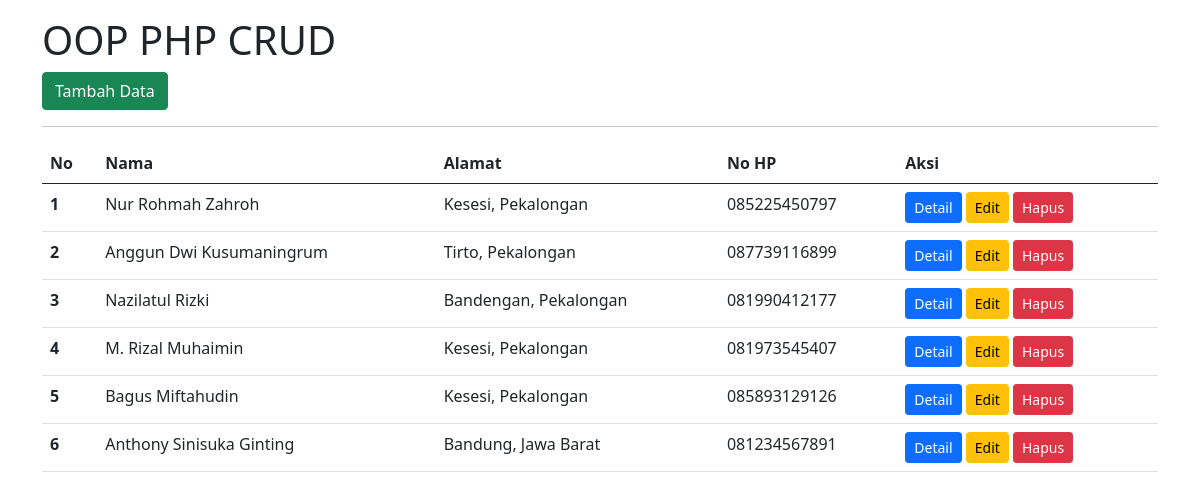
The page / on the database its author committed.
### tables this page shows
CREATE TABLE `tb_users` (
  `id` int(10) NOT NULL,
  `nama` varchar(255) NOT NULL,
  `jenis_kelamin` enum('Laki - Laki','Perempuan','','') NOT NULL,
  `alamat` varchar(255) NOT NULL,
  `nohp` char(13) NOT NULL,
  `email` varchar(32) NOT NULL,
  `foto` varchar(300) NOT NULL
);

### database.php (called while the page is built, shortened)
<?php
    class Database {
        public $host = "localhost";
        public $username = "root";
        public $password = "";
        public $database = "db_php";
        public $connect;
        function __construct()
        {
            $this->connect = mysqli_connect($this->host, $this->username, $this->password);
            mysqli_select_db($this->connect, $this->database);
        }
        function tampilData(){
            $data = mysqli_query($this->connect, "SELECT * FROM tb_users");
            $row = mysqli_fetch_all($data, MYSQLI_ASSOC);
            return $row;
        }
    }
?>

### index.php (the view, shortened to what this page needs)
<?php
    include 'database.php';
    $db = new Database;
    $dataUsers = $db->tampilData();
?>
<!doctype html>
<html lang="en">
  <head>
    <link href="https://cdn.jsdelivr.net/npm/bootstrap@5.0.2/dist/css/bootstrap.min.css" rel="stylesheet">
  </head>
  <body>
    <div class="container mt-3">
        <h1>OOP PHP CRUD</h1>
        <a href="input.php" class="btn btn-success">Tambah Data</a>
        <hr>
        <table class="table table-hover">
            <thead>
                <tr>
                    <th scope="col">No</th>
                    <th scope="col">Nama</th>
                    <th scope="col">Alamat</th>
                    <th scope="col">No HP</th>
                    <th scope="col">Aksi</th>
                </tr>
            </thead>
            <tbody>
                <?php
                    $nomor = 1;
                    foreach($dataUsers as $dataUser) {
                ?>
                <tr>
                    <th scope="row"><?php echo $nomor++; ?></th>
                    <td><?php echo $dataUser['nama']; ?></td>
                    <td><?php echo $dataUser['alamat']; ?></td>
                    <td><?php echo $dataUser['nohp']; ?></td>
                    <td>
                        <button class="btn btn-primary btn-sm" data-bs-toggle="modal" data-bs-target="#detailModal<?php echo $dataUser['id']; ?>">Detail</button>
                        <a href="edit.php?id=<?php echo $dataUser['id']; ?>" class="btn btn-warning btn-sm">Edit</a>
                        <a href="proses.php?id=<?php echo $dataUser['id']; ?>&aksi=hapus" class="btn btn-danger btn-sm">Hapus</a>
                    </td>
                </tr>
                <?php } ?>
            </tbody>
        </table>
    </div>
  </body>
</html>

### rows shown on the page
tb_users: nama "Nur Rohmah Zahroh", alamat "Kesesi, Pekalongan", nohp "085225450797"
tb_users: nama "Anggun Dwi Kusumaningrum", alamat "Tirto, Pekalongan", nohp "087739116899"
tb_users: nama "Nazilatul Rizki", alamat "Bandengan, Pekalongan", nohp "081990412177"
tb_users: nama "M. Rizal Muhaimin", alamat "Kesesi, Pekalongan", nohp "081973545407"
tb_users: nama "Bagus Miftahudin", alamat "Kesesi, Pekalongan", nohp "085893129126"
tb_users: nama "Anthony Sinisuka Ginting", alamat "Bandung, Jawa Barat", nohp "081234567891"
